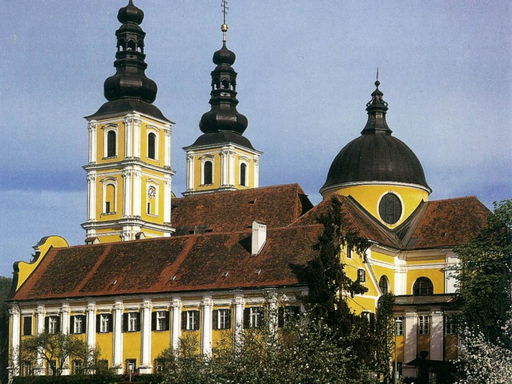
%> input picture Project/01a_1701.jpg (cropped and resized to the size of MATLAB's example picture), 512 x 384 px, given in place of peppers.png, which was not available
$ octave Ex1.m   (GNU Octave 9; MATLAB toolbox functions it lacks are replaced by stand-ins)
%> lines starting %> are read from the running program, lines starting %| are printed output that depends on the picture; pictures that were not available may be replaced by others from this repository, and a replacement may not be noted
clc,
clear all,
close all,

%% Task 1
I = imread('peppers.png');
%> I is the input picture: size 384x512x3 uint8; mean R, G, B 121.6, 124.1, 121.4
figure,
imshow(I)
title('Original Image')

% a
I1 = rgb2gray(I);
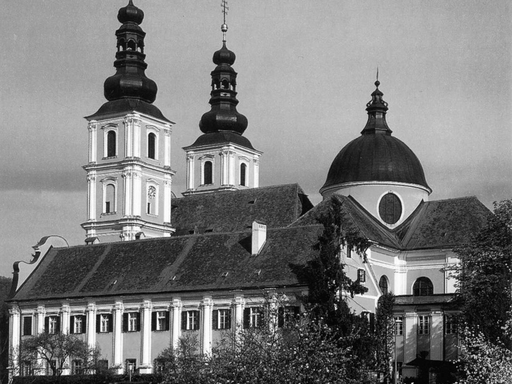
%> I1: size 384x512 uint8; min 0, max 255, mean 123
figure,
imshow(I1)
title('grey image')

% b
red_I = I(:,:,1);
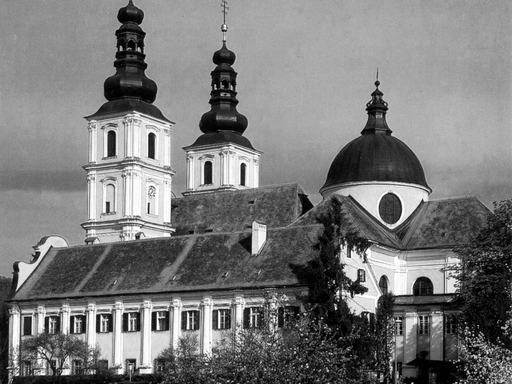
%> red_I: size 384x512 uint8; min 0, max 255, mean 121.6
only_red_I = cat(3, red_I, zeros(size(I,1),size(I,2)), zeros(size(I,1),size(I,2)));
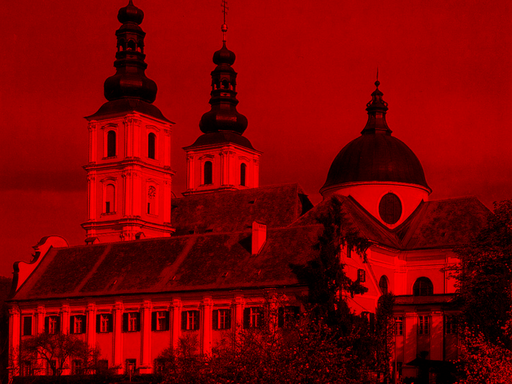
%> only_red_I: size 384x512x3 uint8; mean R, G, B 121.6, 0, 0
figure,
imshow(only_red_I);
title('Only red component')

% c
I2 = I;
I2(:,:,2) = I2(:,:,2)+50;
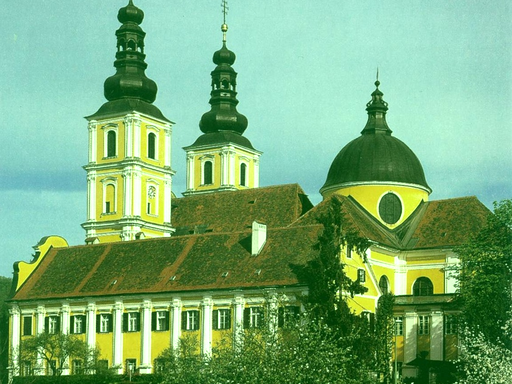
%> I2: size 384x512x3 uint8; mean R, G, B 121.6, 172.9, 121.4
figure,
imshow(I2)
title('increasing green component by 50')

% d
R = I(:,:,1);
G = I(:,:,2);
B = I(:,:,3);
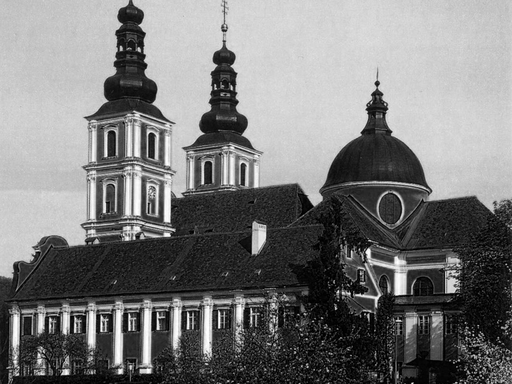
%> B: size 384x512 uint8; min 0, max 255, mean 121.4
I3 = cat(3,B,G,R);
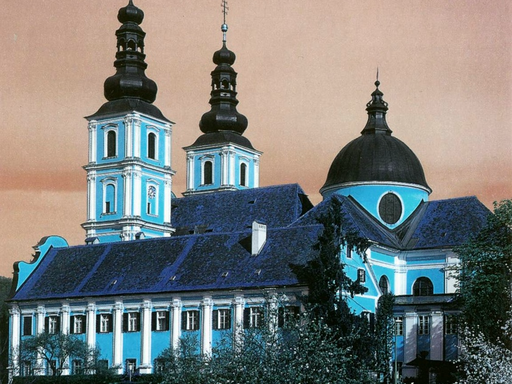
%> I3: size 384x512x3 uint8; mean R, G, B 121.4, 124.1, 121.6
figure,
imshow(I3)
title('reordering RGB to BGR')

figure,
subplot(2,2,1), imshow(I), title('I : Original Image')
subplot(2,2,2), imshow(I1), title('I1 : grey image')
subplot(2,2,3), imshow(I2), title('I2 : increasing green component by 50')
subplot(2,2,4), imshow(I3), title('I3 : reordering RGB to BGR')


%% Task 3
% a
binary_image = [0 0 0 0 0 0 0 1 1 0;
                1 0 0 1 0 0 1 0 0 1;
                1 0 0 1 0 1 1 0 0 0;
                0 0 1 1 1 0 0 0 0 0;
                0 0 1 1 1 0 0 1 1 1];
figure, imshow(binary_image)

% b
S1 = binary_image(1:4, 2:5);
S2 = binary_image(1:4, 6:9);
nnzero(S1);
nnzero(S2);


% c
%> the run ends on the next line
load('S.mat')
% [3 lines not run here, left out]
function nnzero(S)
    nnz_S = nnz(S);
    fprintf('number of non-zero values is %d \n', nnz_S);
end
